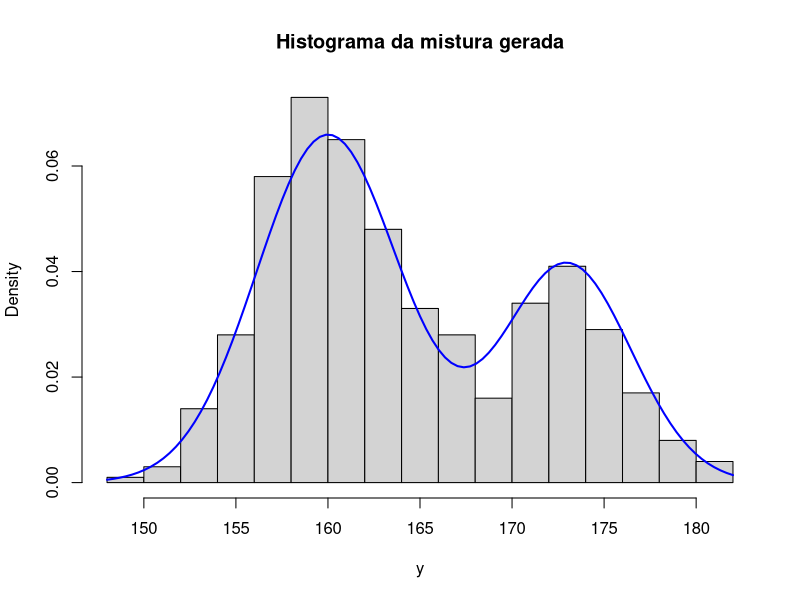

The R script that drew this image:
## ---- chunk 1
#| fig-align: center
#Fixando os parâmetros
P <- c(0.64,0.36)
mu <- c(160,173)
sigma <- sqrt(c(15,12))
n<- 500

grupos <- t(rmultinom(n, 1, prob=P))
y <- numeric(n)
for(i in 1:2)
  y[as.logical(grupos[,i])] <- rnorm(sum(grupos[,i]), mu[i],sigma[i])


hist(y,freq=F,breaks=20, main="Histograma da mistura gerada")
curve(P[1]*dnorm(x,mu[1],sigma[1]) + P[2]*dnorm(x,mu[2],sigma[2]),add=T,col="blue",lwd=2)
## ---- chunk 2
l <- function(p){
  sum(log(p[1]*dnorm(y,mu[1],sigma[1])+p[2]*dnorm(y,mu[2],sigma[2])))
}

crit <- function(ll,p){
  ll2 <- l(p)
  abs(ll2-ll)/(abs(ll) + 1e-8) > 1e-7
}

component <- function(x,g){
  dnorm(x,mu[g],sigma[g])
}

EM <- function(p){
  cont<-1
  l1<-100
  z <- 1
  while(crit(l1,p)){
    #--------PASSO E--------#
    z <- sapply(y,function(y){
      sapply(1:2,function(j) p[j]*component(y,j)/sum(p[1]*component(y,1),p[2]*component(y,2)))
    })
    #-----------------------#
    l1<- l(p)
    #--------PASSO M--------#
    p <- apply(z,1,mean)
    #-----------------------#
    cat("Iteração ",cont,": phat=",p,"\n")
    cont<-cont+1
  }
  return(p)
}

#chute inicial de equiprobabilidade
EM(c(0.5,0.5))
## ---- chunk 3
#usando os mesmos dados do exemplo 2.1
l <- function(p,mu,sigma){
  sum(log(p[1]*dnorm(y,mu[1],sigma[1])+p[2]*dnorm(y,mu[2],sigma[2])))
}

crit <- function(ll,p,mu,sig){
  ll2 <- l(p,mu,sig)
  abs(ll2-ll)/(abs(ll) + 1e-8) > 1e-6
}

component <- function(x,mu,sig,g){
  dnorm(x,mu[g],sqrt(sig[g]))
}

EM <- function(p,mu,sig){
  cont<-1
  l1<-100
  z <- 1
  while(crit(l1,p,mu,sig)){
    #--------PASSO E--------#
    z <- sapply(y,function(y){
      sapply(1:2,function(j) p[j]*component(y,mu,sig,j)/sum(p[1]*component(y,mu,sig,1),
                                                            p[2]*component(y,mu,sig,2)))
    })
    #-----------------------#
    l1<- l(p,mu,sig)
    #--------PASSO M--------#
    p <- apply(z,1,mean)
    mu <- apply(z,1,function(z) sum(z*y)/sum(z))
    sig <- sapply(1:2, function(j)
      sum(z[j,]*(y-mu[j])^2)/sum(z[j,]))
    #-----------------------#
    cat("Iteração ",cont,": phat=",p," muhat= ", mu,"sigma2hat", sig,"\n")
    cont<-cont+1
  }
  return(cbind(p,mu,sig))
}

#chute baseado no histograma
EM(c(0.3,0.7),c(175,158),c(10,10))
